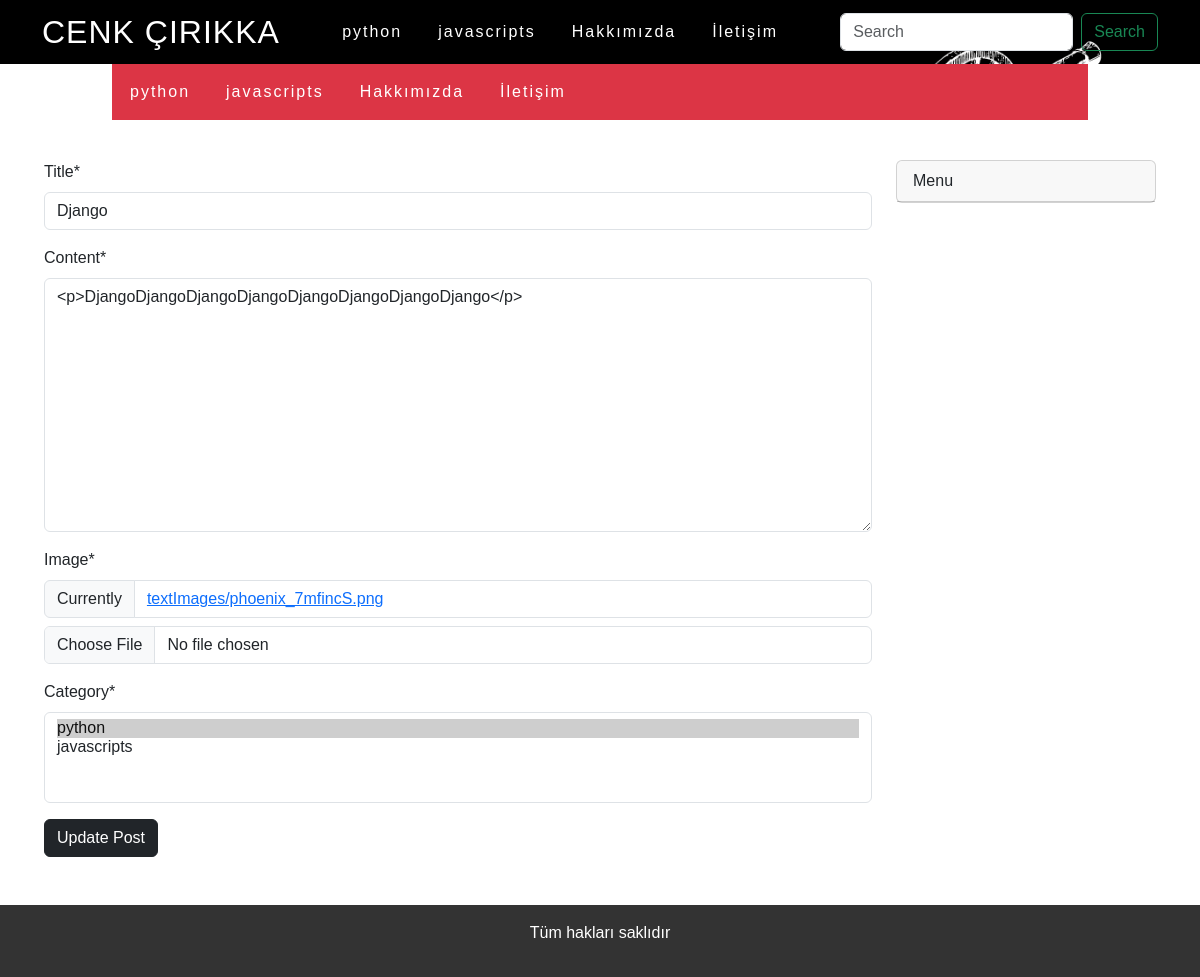
Before: /update-text/django (signed in) with the older database file.
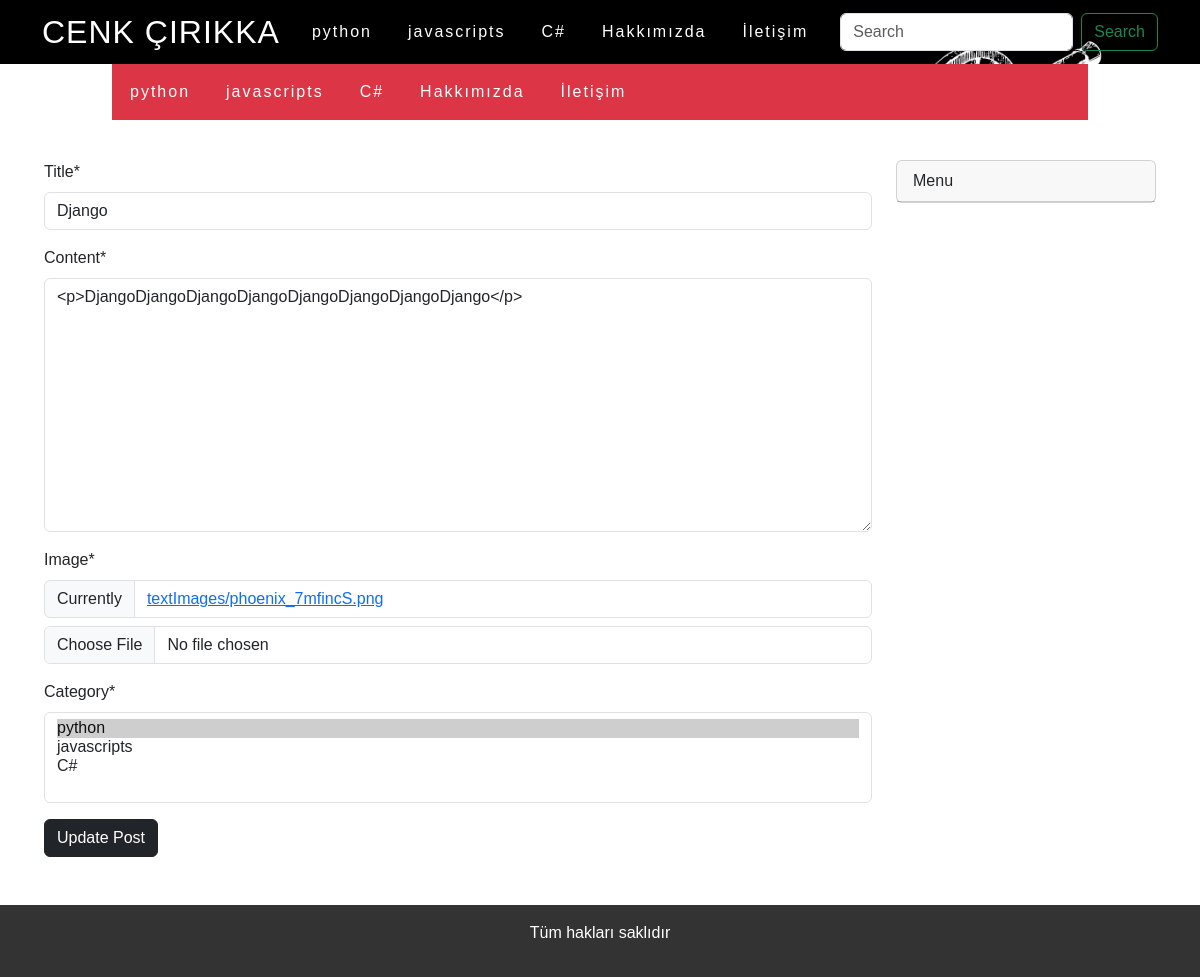
After: the same page with the newer database file.
### blog/models/category.py (models this page shows)
class categoryModel(models.Model):
    categoryName = models.CharField(max_length=30, blank=False, null=False)
    slug = AutoSlugField(populate_from= 'categoryName', unique=True)
    class Meta:
        db_table = 'category'
        verbose_name = 'Category'
        verbose_name_plural = 'Categories'
    def __str__(self):
        return self.categoryName

### blog/views/updateText.py (the view, shortened to what this page needs)
# urls.py: path('update-text/<slug:slug>', updateTextUpdateView.as_view(), name='update-text'),
class updateTextUpdateView(LoginRequiredMixin,UpdateView):
    login_url = reverse_lazy('login')
    template_name= 'pages/updateText.html'
    fields = ('title', 'content', 'image', 'category')
    def get_object(self):
        text = get_object_or_404(
            textModel,
            slug = self.kwargs.get('slug'),
            author = self.request.user
        )
        return text

### blog/templatetags/categoryList.py (called while the page is built)
@register.simple_tag
def categoryList():
    categories = categoryModel.objects.all()
    return categories

### blog/templates/pages/updateText.html (shortened to what this page needs)
{% extends 'base.html' %}
{% load crispy_forms_tags %}
{% block content %}
    <form method="POST"  enctype="multipart/form-data" >
      {{form|crispy}}
      <input type ="submit" class="btn btn-dark mb-3" value = "Update Post"/>
    </form>
{% endblock %}

### templates/components/navbar.html (shortened to what this page needs)
{% load categoryList %}
{%load static%}
{% categoryList as categories %}
<div class="container">
<div class="row">
<nav class="navbar navbar-expand-lg bg-dark fixed-top bg-image" style="background-image: url('static/img/background2.png');  background-size: cover;" >
  <div class="container">
    <a class="logo" href="{% url 'home' %}">CENK ÇIRIKKA</a>
    <div class="collapse navbar-collapse justify-content-center " id="navbarNav">
      <ul class="navbar-nav">
        {% for category in categories %}
        <li class="nav-item">
          <a class="nav-link active text-white" aria-current="page" href="{% url 'category' categorySlug=category.slug %}">{{category.categoryName}}</a>
        </li>
        {% endfor %}
        <li class="nav-item">
          <a class="nav-link active text-white" aria-current="page" href="{% url 'about' %}">Hakkımızda</a>
        </li>
        <li class="nav-item">
          <a class="nav-link active text-white" aria-current="page" href="{% url 'contact' %}">İletişim</a>
        </li>
      </ul>
    </div>
    <form action="{% url 'home' %}" class="d-flex" role="search" style="z-index: 500;">
      <input
        name="query"
        class="form-control me-2"
        type="search"
        placeholder="Search"
        aria-label="Search"
      />
      <button class="btn btn-outline-success" type="submit">Search</button>
    </form>
  </div>
</nav>
</div>
<div class="row mt-4 ">
  <div class="container-fluid">
    <div class="col">
      <nav class="navbar navbar-expand-lg bg-danger">
        <ul class="navbar-nav">
          {% for category in categories %}
          <li class="nav-item">
            <a class="nav-link active text-white" aria-current="page" href="{% url 'category' categorySlug=category.slug %}">{{category.categoryName}}</a>
          </li>
          {% endfor %}
          <li class="nav-item">
            <a class="nav-link active text-white" aria-current="page" href="{% url 'about' %}">Hakkımızda</a>
          </li>
          <li class="nav-item">
            <a class="nav-link active text-white" aria-current="page" href="{% url 'contact' %}">İletişim</a>
          </li>
        </ul>
      </nav>
    </div>
  </div>
</div>
</div>

Changed rows visible on the page:
added categoryModel: categoryName "C#"
Other visible differences:
form field category: "python ☑ / javascripts" → "python ☑ / javascripts / C#"
